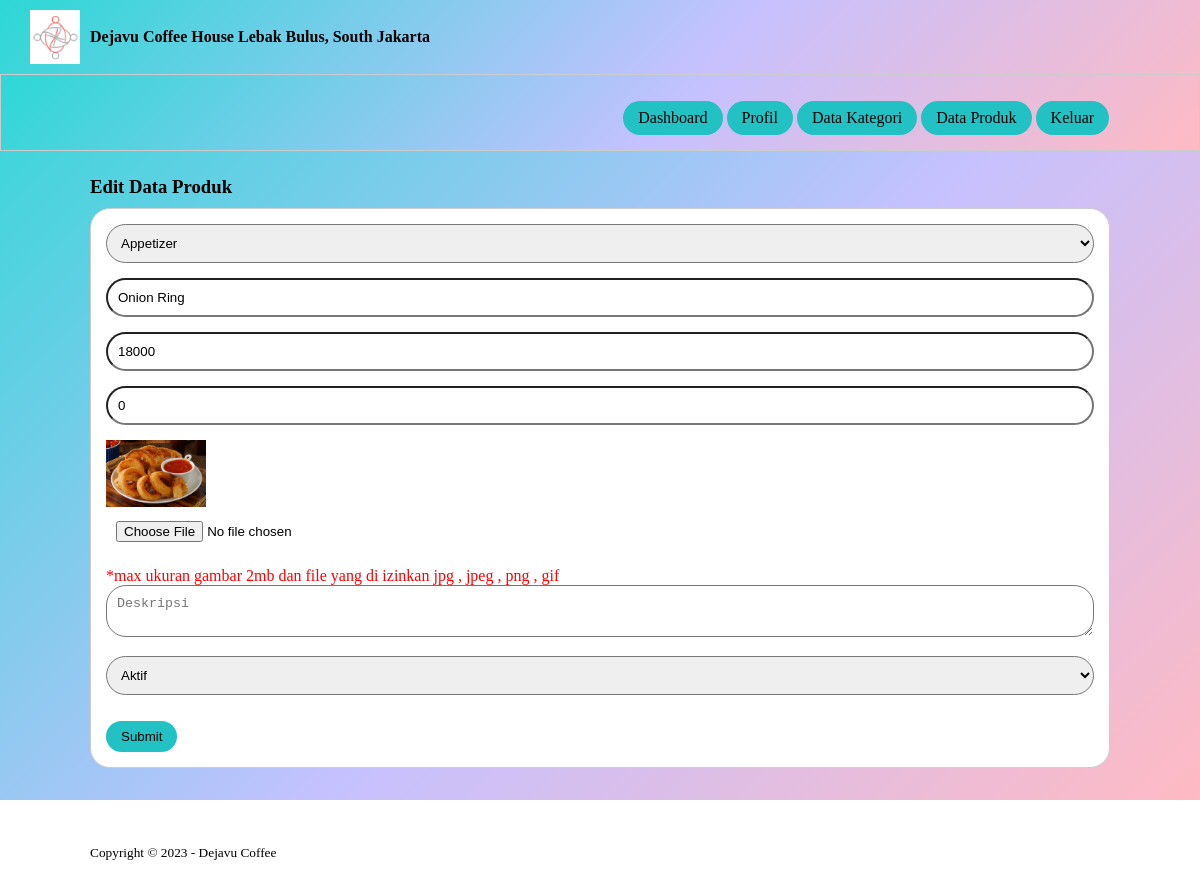
/edit-produk.php?id=41 (signed in), run on the app's committed database.
### tables this page shows
CREATE TABLE `tb_product` (
  `product_id` int(11) NOT NULL,
  `category_id` int(11) NOT NULL,
  `product_name` varchar(100) NOT NULL,
  `product_price_p` int(11) NOT NULL,
  `product_price_d` int(11) NOT NULL,
  `product_description` blob DEFAULT NULL,
  `product_image` varchar(100) NOT NULL,
  `product_status` blob DEFAULT NULL,
  `date_created` timestamp NOT NULL DEFAULT current_timestamp()
);

CREATE TABLE `tb_category` (
  `category_id` int(11) NOT NULL,
  `category_name` varchar(25) NOT NULL
);

### edit-produk.php (the view, shortened to what this page needs)
<?php
	include 'db.php';
	$produk = mysqli_query($conn, "SELECT * FROM tb_product WHERE product_id = '".$_GET['id']."' ");
	$p = mysqli_fetch_object($produk);
 ?>
<!DOCTYPE html>
<html>
<head>
	<link rel="stylesheet" type="text/css" href="css/set.css">
</head>
<body>
    <header>
        <div class="header">
            <div class="logo">
                <img src="img/logo1.png" width="50px">
                <a href="index.php">Dejavu Coffee House Lebak Bulus, South Jakarta</a>
            </div>
        </div>
    <div class="search">
        <div class="container">
        <ul>
            <li><a href="dashboard.php" class="btn">Dashboard</a></li>
            <li><a href="profil.php" class="btn">Profil</a></li>
            <li><a href="data-kategori.php" class="btn">Data Kategori</a></li>
            <li><a href="data-produk.php" class="btn">Data Produk</a></li>
            <li><a href="keluar.php" class="btn">Keluar</a></li>
        </ul>
        </div>
    </div>
    </header>
	<div class="section">
		<div class="container">
			<h3>Edit Data Produk</h3>
			<div class="box">
				<form action="" method="POST" enctype="multipart/form-data">
				<select class="input-control" name="kategori" required>
					<?php
						$kategori = mysqli_query($conn, "SELECT * FROM tb_category ORDER BY category_id DESC");
						while($r = mysqli_fetch_array($kategori)){
					?>
					<option value="<?php echo $r['category_id'] ?>" <?php echo ($r['category_id'] == $p->category_id)? 'selected':';' ?>><?php echo $r['category_name'] ?></option>
					<?php } ?>
				</select>
				<input type="text" name="nama" class="input-control" placeholder="Nama Produk" value="<?php echo $p->product_name ?>" required>
				<input type="text" name="hargapanas" class="input-control" placeholder="Harga panas" value="<?php echo $p->product_price_p ?>" required>
				<input type="text" name="hargadingin" class="input-control" placeholder="Harga Dingin" value="<?php echo $p->product_price_d ?>" required>
				<img src="produk/<?php echo $p->product_image ?>"width = "100px">
				<input type="file" name="gambar" class="input-control"><a style="color: red;">*max ukuran gambar 2mb dan file yang di izinkan jpg , jpeg , png , gif </a>
				<textarea class="input-control" name="deskripsi" placeholder="Deskripsi"><?php echo $p->product_description ?></textarea><br>
				<select class="input-control" name="status">
						<option value="1" <?php echo($p->product_status == 1)? 'selected':''; ?>>Aktif</option>
					</select>
					<input type="submit" name="submit" value="Submit" class="btn">
				</form>
			</div>
		</div>
	</div>
	<footer>
		<div class="container">
			<small>Copyright &copy; 2023 - Dejavu Coffee</small>
		</div>
	</footer>
</body>
</html>

### css/set.css (style rules this page uses)
* { padding: 0; margin: 0; font: cursive; }
body { height: 100vh; background-image: linear-gradient(-225deg, #2CD8D5 0%, #C5C1FF 56%, #FFBAC3 100%); background-repeat: no-repeat; }
a { color: inherit; text-decoration: none; }
.input-control { width: 100%; padding: 10px; margin-bottom: 15px; box-sizing: border-box; border-radius: 20px; }
.btn { padding: 8px 15px; text-align: center; margin-top: 11px; background-color: #22c1c3; color: black; border: none; cursor: pointer; border-radius: 20px; }
header { background-image: linear-gradient(-225deg, #2CD8D5 0%, #C5C1FF 56%, #FFBAC3 100%); color: black; }
header ul { float: right; }
header ul li { display: inline-block; }
header ul li a { padding: 20px 0 20px 15px; display: inline-block; }
.header { display:flex ; justify-content: space-between; align-items: center; padding: 10px 20px; }
.logo { display: flex; align-items: center; }
.logo img { margin-right: 10px; }
.logo a { color: #000; text-decoration: none; font-weight: bold; }
footer { padding: 25px 0; }
.container { width: 85%; margin: 0 auto; }
.header { width: 95%; margin: 0 auto; }
.container:after { content: ''; display: block; clear: both; }
.section { padding: 25px 0; }
.box { background-color: #fff; border:1px solid #ccc; padding: 15px; box-sizing: border-box; margin: 10px 0 25px 0; border-radius: 20px; }
.box:after { content: ''; display: block; clear: both; border-radius: 20px; }
.search { padding: 15px 0; background-image: linear-gradient(-225deg, #2CD8D5 0%, #C5C1FF 56%, #FFBAC3 100%); border:1px solid #ccc; text-align: center; }

### data on the page
tb_product: kategori "Appetizer", nama "Onion Ring", hargapanas "18000", hargadingin "0", product_image (picture), status "Aktif"
